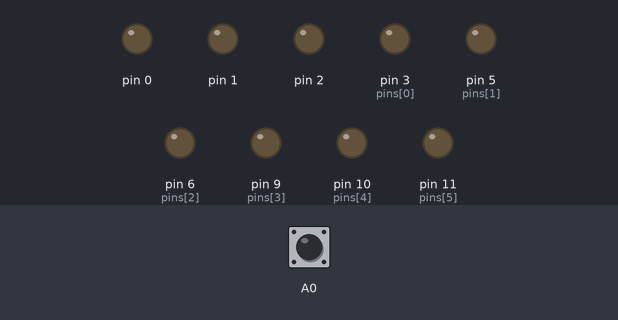
Simulated run of this sketch. Board: Arduino Uno, built with avr-gcc and run on an emulated ATmega328P. Shown: output pins drawn as LEDs (lit = HIGH). Dashed ring = blinking. The inputs (shaded band) are chosen by the test bench; at power-on: A0 LOW.

Above: at 1.2 s.
1.3 s: A0 driven HIGH
At 2.15 s:
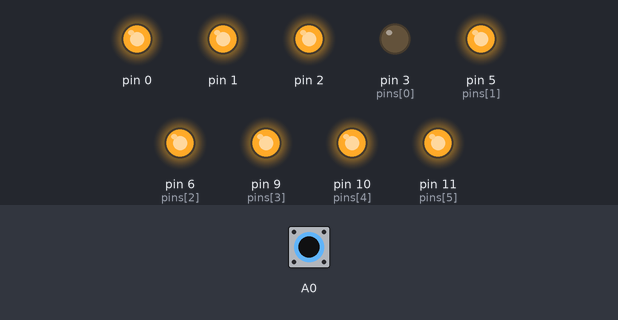
4.3 s: A0 driven LOW
At 6.59 s:
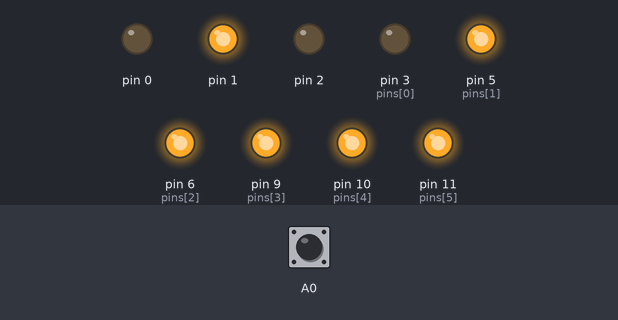
7.3 s: A0 driven HIGH
At 7.56 s:
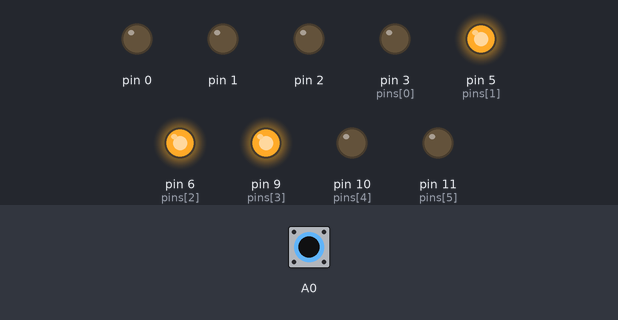
10.3 s: A0 driven LOW
At 12.91 s:
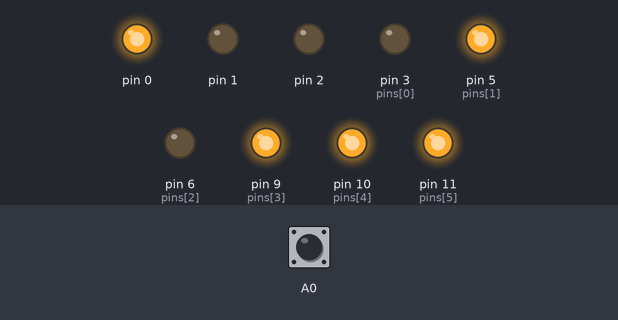
13.3 s: A0 pulsed HIGH 5 times (0.12 s each, 0.3 s apart)
At 13.81 s:
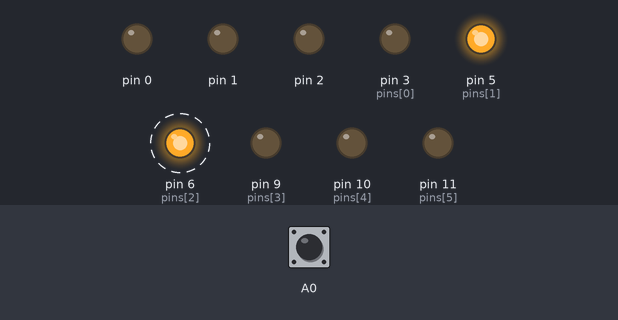
16.3 s: A0 pulsed HIGH 2 times (0.12 s each, 0.3 s apart)
At 16.45 s:
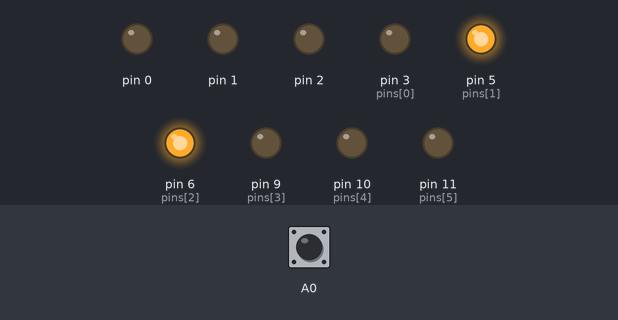
Timing chart, 0 to 19.3 s (numbered marks = the images above; inputs shaded):
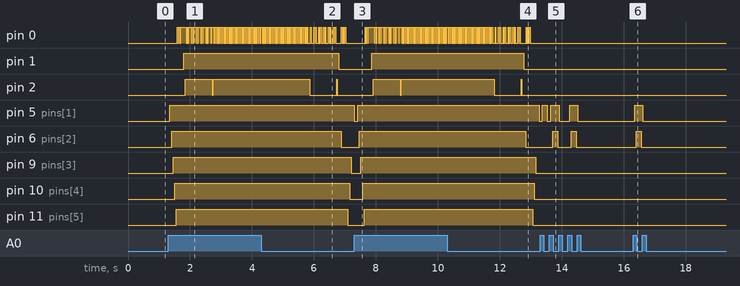

The sketch:

seqTails.ino
```cpp
const int pins[6] = {3,5,6,9,10,11};
void setup(){
  for(int i = 0; i < 6; i++){
    pinMode(pins[i], OUTPUT);
  }
  //pinMode(13, OUTPUT);
  pinMode(A0, INPUT);
}

void loop(){
  if(digitalRead(A0) == HIGH)
    inout(1);
//  inout(2);
//  digitalWrite(13,HIGH);
//  centeroutin(2);
//  centeroutin(2);
////  digitalWrite(13, LOW);
//  leftright(1);
//  leftright(1);
//
}
//void leftright(int tdelay){
//  for(int i = 0; i < 6; i++){
//     fadeon(pins[i],tdelay);
//     if(i>0)
//       fadeoff(pins[i-1],tdelay);
//  }
//  for(int i = 5; i >= 0; i--){
//     fadeon(pins[i],tdelay);
//     if(i<5)
//       fadeoff(pins[i+1],tdelay);
//  }
//}
//void centeroutin(int tdelay){
//  int outin[3] = {32,41,50};
//   for(int i = 0; i < 3; i++){
//      for(int b = 0; b < 256; b+=5){
//        analogWrite(pins[(outin[i])/10], b);
//        analogWrite(pins[(outin[i])%10], b);
//        delay(tdelay);
//      }
//   }
//   for(int i = 3; i >= 0; i--){
//      for(int b = 255; b >= 0; b-=5){
//        analogWrite(pins[(outin[i])/10], b);
//        analogWrite(pins[(outin[i])%10], b);
//        delay(tdelay);
//      }
//   }
//}
void inout(int tdelay){
  int count = 0;
   while( count++ < 6 && digitalRead(A0) == HIGH){
     fadeon(pins[count],tdelay);
   }
   while(--count >= 0){
      fadeoff(pins[count], tdelay);
//      digitalWrite(pins[i], LOW);
   }
}
void fadeon(int pin, int tdelay){
  for(int b = 0; b < 256; b+=5){
    analogWrite(pin, b);
    delay(tdelay);
  }
}
void fadeoff(int pin, int tdelay){
  for(int b = 255; b >= 0; b-=5){
    analogWrite(pin, b);
    delay(tdelay);
  }
}
```

Measured:
- after the input at 1.3 s, pin 1: LOW → HIGH after 0.50 s; pin 2: LOW → HIGH after 0.55 s, → LOW 0.87 s later, → HIGH 0.03 s later; pin 5 (pins[1]): LOW → HIGH after 0.05 s; pin 6 (pins[2]): LOW → HIGH after 0.10 s; pin 9 (pins[3]): LOW → HIGH after 0.16 s
- after the input at 4.3 s, pin 1: HIGH → LOW after 2.5 s; pin 2: HIGH → LOW after 1.6 s, → HIGH 0.87 s later, → LOW 0.03 s later; pin 6 (pins[2]): HIGH → LOW after 2.6 s; pin 9 (pins[3]), pin 10 (pins[4]): HIGH → LOW after 2.9 s; pin 11 (pins[5]): HIGH → LOW after 2.8 s
- after the input at 7.3 s, pin 1: LOW → HIGH after 0.56 s; pin 2: LOW → HIGH after 0.62 s, → LOW 0.87 s later, → HIGH 0.03 s later; pin 6 (pins[2]): LOW → HIGH after 0.17 s; pin 9 (pins[3]): LOW → HIGH after 0.22 s; pin 10 (pins[4]): LOW → HIGH after 0.27 s
- after the input at 10.3 s, pin 1, pin 6 (pins[2]): HIGH → LOW after 2.5 s; pin 2: HIGH → LOW after 1.5 s, → HIGH 0.87 s later, → LOW 0.03 s later; pin 5 (pins[1]): HIGH → LOW after 3.0 s; pin 9 (pins[3]): HIGH → LOW after 2.9 s; pin 10 (pins[4]), pin 11 (pins[5]): HIGH → LOW after 2.8 s
- after the input at 13.3 s, pin 5 (pins[1]): goes HIGH 0.16 s, LOW 0.12 s, HIGH 0.26 s, LOW 0.34 s, HIGH 0.26 s, then LOW, starting after 0.07 s; pin 6 (pins[2]): alternates HIGH for 0.16 s and LOW for 0.44 s, 4 changes in all, then stays LOW, starting after 0.40 s
- after the input at 16.3 s, pin 5 (pins[1]): LOW → HIGH after 0.05 s, → LOW 0.26 s later; pin 6 (pins[2]): LOW → HIGH after 0.10 s, → LOW 0.16 s later
